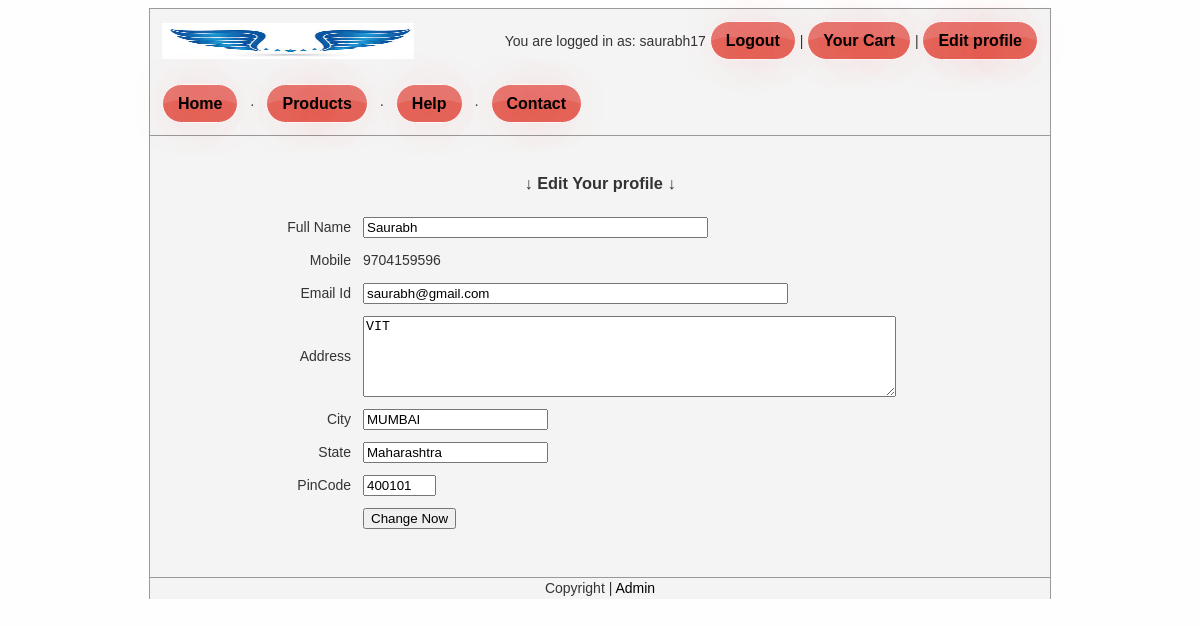
Screenshot of /user_profile.php (signed in) with the database file from the repository.
### tables this page shows
CREATE TABLE IF NOT EXISTS `customer` (
  `login` varchar(12) NOT NULL,
  `password` varchar(8) NOT NULL,
  `name` varchar(40) NOT NULL,
`id` int(11) NOT NULL,
  `mobile` varchar(10) NOT NULL,
  `security` text NOT NULL,
  `securityanswer` text NOT NULL,
  `email` varchar(50) NOT NULL,
  `address` varchar(100) NOT NULL,
  `city` varchar(20) NOT NULL,
  `state` varchar(20) NOT NULL,
  `pin` varchar(6) NOT NULL
);

### user_profile.php (the view, shortened to what this page needs)
<?php
if (isset($_SESSION["id"])) {
	$targetID = $_SESSION["id"];
    $sql = mysql_query("SELECT * FROM customer WHERE id='$targetID' LIMIT 1");
    $productCount = mysql_num_rows($sql);
    if ($productCount > 0) {
	    while($row = mysql_fetch_array($sql)){
			$name = $row['name'];
			$mobile = $row['mobile'];
			$email = $row['email'];
			$address = $row['address'];
			$city = $row['city'];
			$state = $row['state'];
			$pin = $row['pin'];
        }
    } else {
	    echo "Sorry that doesnt exist.";
		exit();
    }
}
?>
<!DOCTYPE html PUBLIC "-//W3C//DTD XHTML 1.0 Transitional//EN" "http://www.w3.org/TR/xhtml1/DTD/xhtml1-transitional.dtd">
<html xmlns="http://www.w3.org/1999/xhtml">
<head>
<link rel="stylesheet" href="style/style.css" type="text/css" media="screen" />
</head>
<body>
<div align="center" id="mainWrapper">
  <?php include_once("template_header.php");?>
  <div id="pageContent"><br />
    <h3>
    &darr; Edit Your profile &darr;
    </h3>
    <form action="" enctype="multipart/form-data" name="userForm" id="userForm" method="post">
    <table width="90%" border="0" cellspacing="0" cellpadding="6">
      <tr>
        <td width="20%" align="right">Full Name</td>
        <td width="80%"><label>
          <input name="name" type="text" id="name" size="40" value=<?php echo $name;?> />
        </label></td>
      </tr>
      <tr>
        <td align="right">Mobile</td>
        <td><label>
          <?php echo $mobile;?>
        </label></td>
      </tr>
      <tr>
        <td align="right">Email Id</td>
        <td><label>
          <input name="email" type="text" id="email" size="50" value=<?php echo $email;?> />
        </label></td>
      </tr>
      <tr>
        <td align="right">Address</td>
        <td><label>
          <textarea name="address" id="address" cols="64" rows="5"><?php echo $address; ?></textarea>
        </label></td>
      </tr>
      <tr>
        <td width="20%" align="right">City</td>
        <td width="80%"><label>
          <input name="city" type="text" id="city" size="20" value=<?php echo $city;?> />
        </label></td>
      </tr>
      <tr>
        <td width="20%" align="right">State</td>
        <td width="80%"><label>
          <input name="state" type="text" id="state" size="20" value=<?php echo $state?> />
        </label></td>
      </tr>
      <tr>
        <td align="right">PinCode</td>
        <td><label>
          <input name="pin" type="text" id="pin" size="6" value=<?php echo $pin;?> />
        </label></td>
      </tr>
      <tr>
        <td>&nbsp;</td>
        <td><label>
          <input type="submit" name="button" id="button" value="Change Now"  onclick="javascript:return validateMyForm();"/>
        </label></td>
      </tr>
    </table>
    </form>
    <br />
  <br />
  </div>
  <?php include_once("template_footer.php");?>
</div>
</body>
</html>

### style/style.css (style rules this page uses)
body,td,th { font-family: Arial, Helvetica, sans-serif; font-size: 14px; color: #333; line-height:1.5em; }
body { background-color: #fefefe; }
#pageContent { border:#999 1px solid; border-bottom:none; background-color:#F4F4F4; width:900px; }

### rows the page displays
customer: name "Saurabh", mobile "9704159596", email "saurabh@gmail.com", address "VIT", city "MUMBAI", state "Maharashtra", pin "400101"

### other values shown
$_SESSION["user"] "saurabh17"
